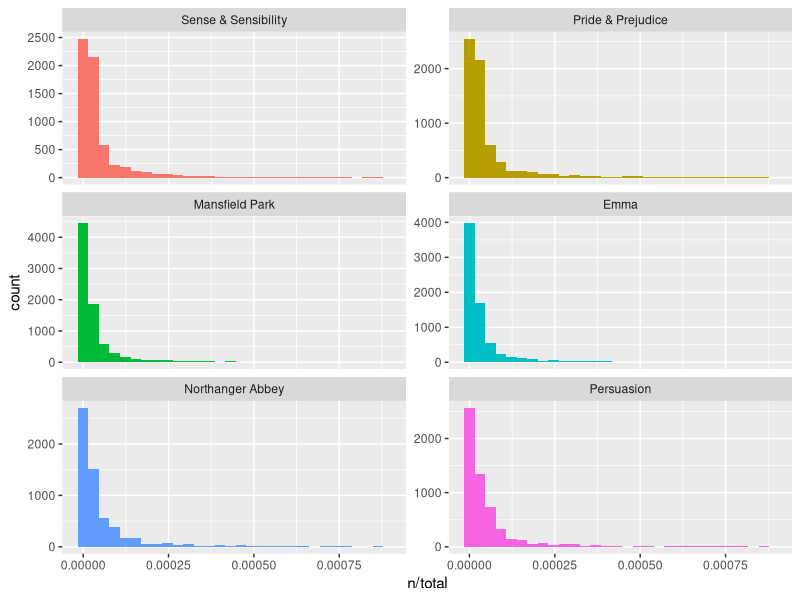
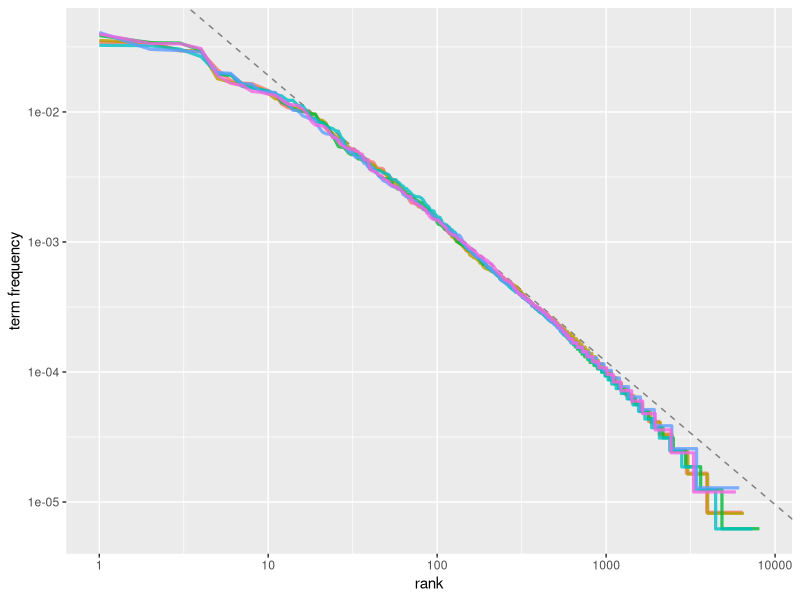
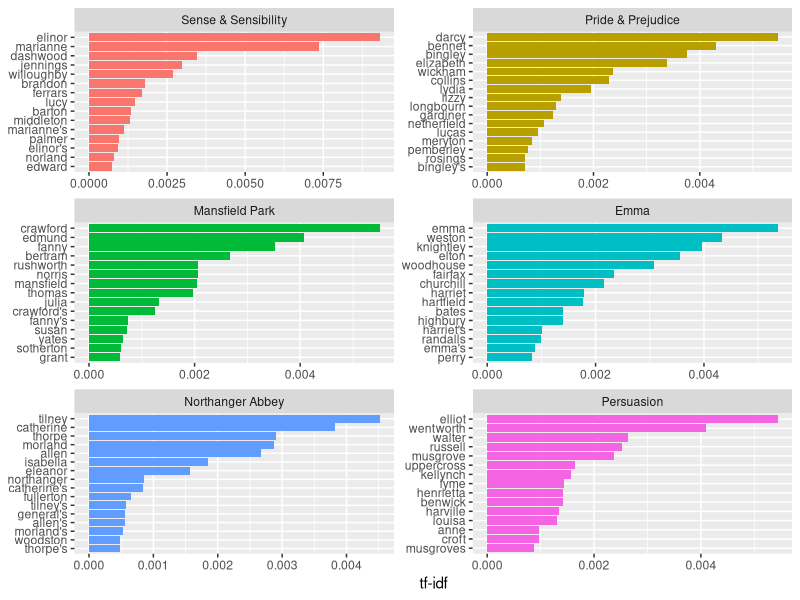

R code for these plots, in order:
## This mini-tutorial is based on Tidytext: https://www.tidytextmining.com/tfidf.html

library(dplyr) 
library(janeaustenr) # Jane Austen books
library(tidytext) # for text data according to tidyverse principles
library(ggplot2) # for visualisation
library(forcats) # good to work with categorical data (factors)

View(austen_books() %>% head(n =30))

book_words <- austen_books() %>%
  unnest_tokens(word, text) %>%
  count(book, word, sort = TRUE)

# Let's count how many words there are per book
total_words <- book_words %>% 
  group_by(book) %>% 
  summarize(total = sum(n))
total_words

book_words <- left_join(book_words, total_words)

book_words

# Let's visualise the term frequency:

ggplot(book_words, aes(n/total, fill = book)) +
  geom_histogram(show.legend = FALSE) +
  xlim(NA, 0.0009) +
  facet_wrap(~book, ncol = 2, scales = "free_y")

# Zipf's law: the frequency that a word appears is inversely proportional to its rank.

# let's get the rank
freq_by_rank <- book_words %>% 
  group_by(book) %>% 
  mutate(rank = row_number(), 
         `term frequency` = n/total) %>%
  ungroup()

freq_by_rank

# let's visualize this:

freq_by_rank %>% 
  ggplot(aes(rank, `term frequency`, color = book)) + 
  geom_abline(intercept = -0.62, slope = -1.1, 
              color = "gray50", linetype = 2) +
  geom_line(size = 1.1, alpha = 0.8, show.legend = FALSE) + 
  scale_x_log10() +
  scale_y_log10()

# Words that matter: tf-idf

book_tf_idf <- book_words %>%
  bind_tf_idf(word, book, n)

book_tf_idf

book_tf_idf %>%
  select(-total) %>%
  arrange(desc(tf_idf))

book_tf_idf %>%
  group_by(book) %>%
  slice_max(tf_idf, n = 15) %>%
  ungroup() %>%
  ggplot(aes(tf_idf, fct_reorder(word, tf_idf), fill = book)) +
  geom_col(show.legend = FALSE) +
  facet_wrap(~book, ncol = 2, scales = "free") +
  labs(x = "tf-idf", y = NULL)
